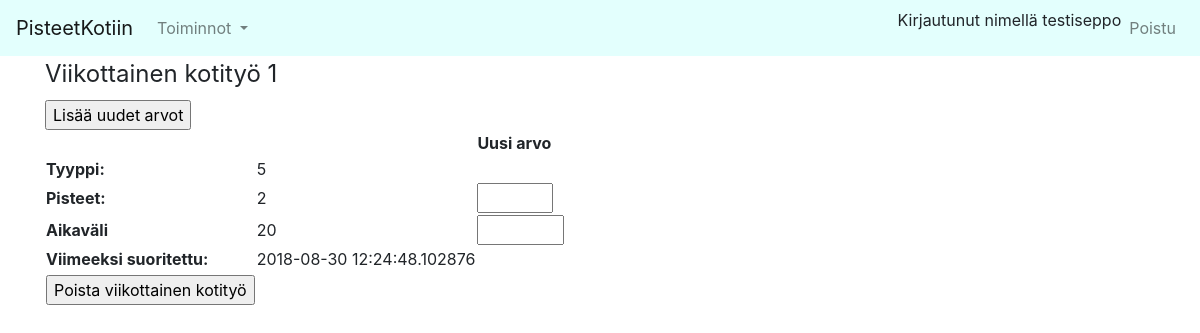
The app's page /weeklychores/show/1 (signed in), older data.
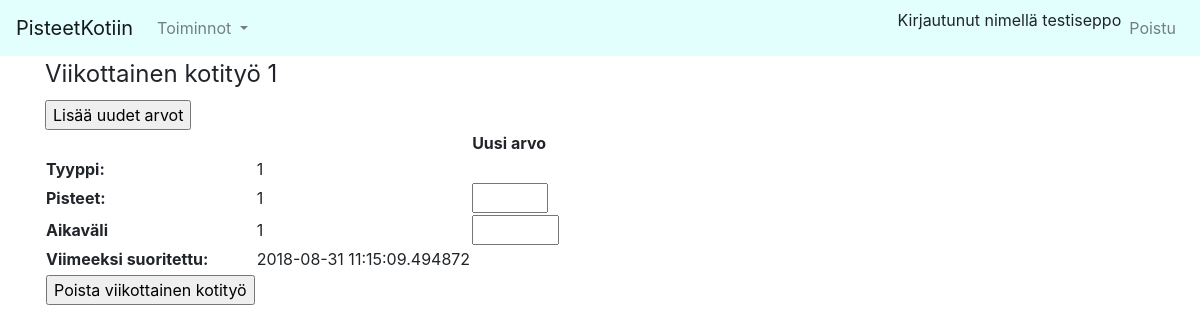
The same page, newer data.
### application/auth/models.py (models this page shows, shortened)
class User(Base):
    __tablename__ = "account"
    name = db.Column(db.String(144), nullable=False)
    username = db.Column(db.String(144), nullable=False)
    password = db.Column(db.String(144), nullable=False)
    points= db.Column(db.Integer, nullable=False)
    household= db.Column(db.Integer, db.ForeignKey('household.id'),nullable=False)
    nameIndex= db.Index("name_index", name)

### application/weeklychore/models.py (models this page shows, shortened)
class WeeklyChore(Base):
    choretype = db.Column(db.Integer, db.ForeignKey('choretype.id'), nullable=False)
    householdid= db.Column(db.Integer, db.ForeignKey('household.id'), nullable=False)
    interval= db.Column(db.Integer, nullable=False)
    points= db.Column(db.Integer, nullable=False)
    last_made=db.Column(db.DateTime, nullable=False)

### application/weeklychore/views.py (the view)
@app.route("/weeklychores/show/<weekly_id>", methods=["GET"])
@login_required
def show_weekly(weekly_id):
    return render_template("weeklychores/show.html", weekly=WeeklyChore.query.get(weekly_id), form=WeeklyForm())

### application/weeklychore/forms.py
class WeeklyForm(FlaskForm):
    choretypes=[]
    choretype= SelectField("Kotityö", validators=[validators.DataRequired(message="Pääkäyttäjän pitää käydä alustamassa kotityötyyppien lista")], choices= choretypes)
    points= IntegerField(label= "Pisteet", validators=[validators.NumberRange(message= "Pisteet pitää olla väliltä 1-5", min=1, max=5)])
    interval= IntegerField(label= "Aikaväli", validators=[validators.NumberRange(message= "Tekoväli pitää olla ainakin 1 päivä ja maksimissaan 30 päivää", min=1, max=30)])
    class Meta:
        csrf = False
    def __init__(self, *args, **kwargs):
        super(WeeklyForm, self).__init__(*args, **kwargs)
        self.choretype.choices = [(str(c.id), c.name) for c in Choretype.query.all()]

### application/__init__.py (called while the page is built)
@login_manager.user_loader
def load_user(user_id):
    return User.query.get(user_id)

### application/templates/weeklychores/show.html (shortened to what this page needs)
{% extends "layout.html" %}
{% block body %}
<fieldset>
    <legend>Viikottainen kotityö {{ weekly.id }}</legend>
    <form method="POST" action="{{url_for('edit_weekly', weekly_id=weekly.id) }}">
    <table>
        <tr><td></td><td></td><td><b>Uusi arvo</b></td></tr>
        <tr><td><b>Tyyppi:</b></td> <td>{{ weekly.choretype }}</td></tr>
        <tr><td><b>Pisteet:</b></td><td> {{ weekly.points }}</td> <td> {{ form.points }}  </td>
        <tr><td><b>Aikaväli</b></td><td> {{ weekly.interval }}</td><td> {{ form.interval }} </td></tr>
        <tr><td><b>Viimeeksi suoritettu: </b></td><td> {{ weekly.last_made }}</td></tr>
    <tr><td></td></tr>
    <input type="submit" value="Lisää uudet arvot"/>
    </form>
    <tr><td>
    <form method= "POST" action="{{url_for('delete_weekly', weekly_id=weekly.id) }}">
        <input type="submit" value="Poista viikottainen kotityö">
    </form>
    </td>
    </tr>
</fieldset>
{% endblock %}

### application/templates/layout.html (shortened to what this page needs)
  <!DOCTYPE html>
  <html>
    <head>
      <link rel="stylesheet" href="https://maxcdn.bootstrapcdn.com/bootstrap/4.0.0/css/bootstrap.min.css">
    </head>
    <body>
            <nav class="navbar navbar-expand-lg navbar-light bg-orange" style="background-color: #e3fffd;">
                    <a class="navbar-brand" href="/">PisteetKotiin</a>
                    <div class="collapse navbar-collapse" id="navbarCollapse">
                        <ul class="navbar-nav mr-auto">
                            <li class="nav-item dropdown" aria-labelledby="navbarDropdown">
                                <a class="nav-link dropdown-toggle" href="#" id="navbarDropdown" role="button" data-toggle="dropdown" aria-haspopup="true" aria-expanded="false">
                                    Toiminnot
                                </a>
                            </li>
                        </ul>
                  <div class="form-inline mt-2 mt-md-0">
                    <ul class="navbar-nav">
                        {% if current_user.is_authenticated %}
                        <li class="nav-item">Kirjautunut nimellä {{ current_user.name }} </li>
                        <li class="nav-item">
                            <a class="nav-link" href="{{ url_for('auth_logout') }}"> Poistu</a></li>
                        {% endif %}
                    </ul>
                </div>
                </div>
          </nav>
      <main role="main" class="container">
        {% block body %}{% endblock %}
      </main>
    </body>
  </html>

Row changes from the older to the newer data that the page shows:
changed WeeklyChore id 1: choretype "5" → "1"; points "2" → "1"; interval "20" → "1"; last_made "2018-08-30 12:24:48.102876" → "2018-08-31 11:15:09.494872"
